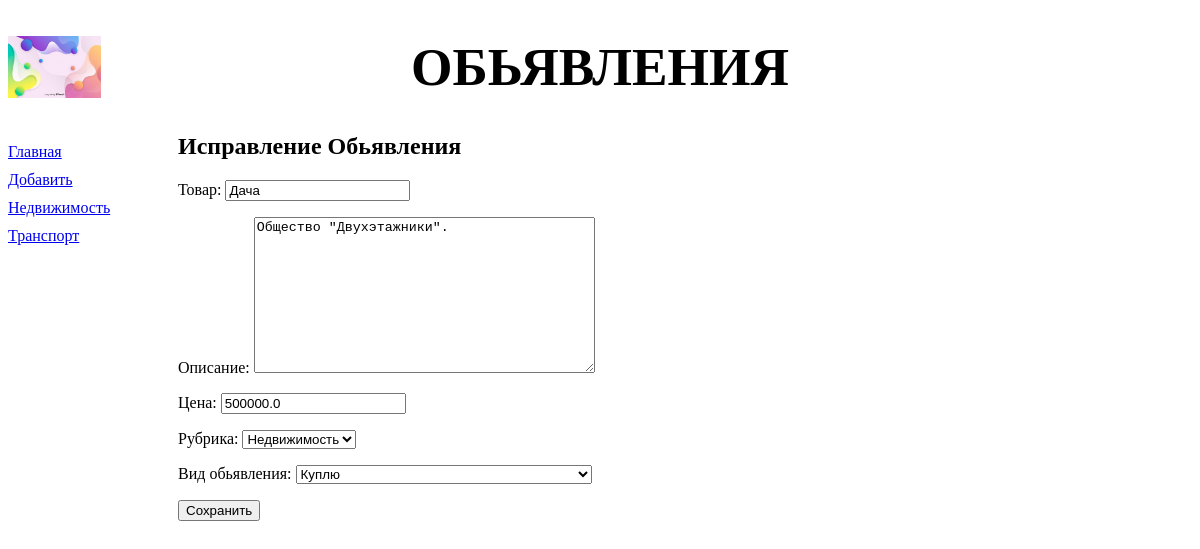
The app's page /bboard/update/1, older data.
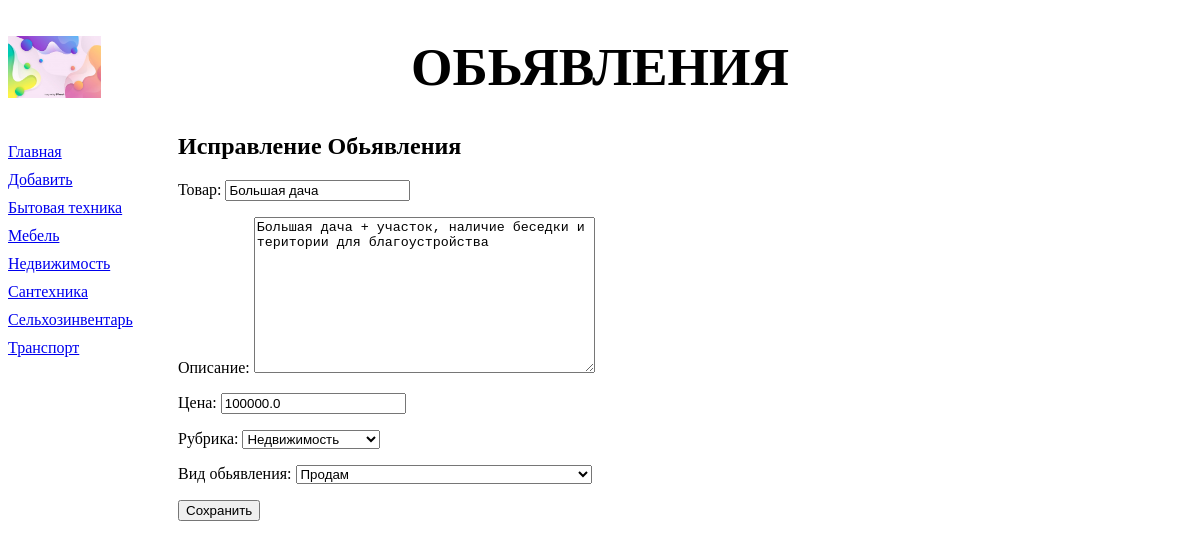
The same page, newer data.
### bboard/models.py (models this page shows)
class Rubric(models.Model):
    name = models.CharField(max_length=20, db_index=True, verbose_name='Название')
    objects = RubricManager()
    def __str__(self):
        return self.name
    class Meta:
        verbose_name_plural = 'Рубрики'
        verbose_name = 'Рубрика'
        ordering = ['name']

class Bb(models.Model):
    KINDS = (
        (None, 'Выберете разряд публикуемого обьявления'),
        ('b', 'Куплю'),
        ('s', 'Продам'),
        ('c', 'Обменяю')
    )
    title = models.CharField(max_length=50, verbose_name='Товар')
    content = models.TextField(null=True, blank=True, verbose_name='Описание')
    price = models.FloatField(null=True, blank=True, verbose_name='Цена')
    published = models.DateTimeField(auto_now_add=True, db_index=True, verbose_name='Опубликовано')
    rubric = models.ForeignKey('Rubric', null=True, on_delete=models.PROTECT, verbose_name='Рубрика')
    kind = models.CharField(max_length=1, choices=KINDS, default='b', verbose_name='Вид обьявления')
    objects = models.Manager()
    reverse = BbManager()
    class Meta:
        verbose_name_plural = 'Обьявления'
        verbose_name = 'Обьявление'
        ordering = ['-published']

### bboard/views.py (the view)
# urls.py: path('update/<int:pk>', BbEditView.as_view(), name='edit'),
class BbEditView(UpdateView):
    model = Bb
    form_class = BbForm
    success_url = reverse_lazy('index')
    def get_context_data(self, *args, **kwargs):
        context = super().get_context_data(*args, **kwargs)
        context['rubrics'] = Rubric.objects.all()
        return context

### bboard/forms.py
class BbForm(ModelForm):
    class Meta:
        model = Bb
        fields = ('title', 'content', 'price', 'rubric', 'kind')

### bboard/models.py (called while the page is built)
    def get_queryset(self):
        return RubricQuerySet(self.model, using=self._db)

### bboard/templates/bboard/bb_form.html (shortened to what this page needs)
{% extends 'layout/basic.html' %}
{% block content %}
<h1> Исправление Обьявления </h1>
<form method="post">
        {{ form.as_p }}
        <input type="submit" value="Сохранить">
</form>
{% endblock %}

### bboard/templates/layout/basic.html (shortened to what this page needs)
{% load static %}
<!DOCTYPE html>
<html>
    <head>
        <link rel="stylesheet" type="text/css"
        href="{% static 'bboard/style.css' %}">
    </head>
    <body>
        <header>
            <h1> Обьявления </h1>
        </header>
        <nav>
            <a href="{% url 'index' %}"> Главная </a>
            <a href="{% url 'add' %}"> Добавить </a>
            {% for rubric in rubrics %}
            <a href="{% url 'by_rubric' rubric.pk %}"> {{ rubric.name }} </a>
            {% endfor %}
        </nav>
        <section>
        {% block content %}
        {% endblock %}
        </section>
    </body>
    </head>
</html>

Row changes from the older to the newer data that the page shows:
added Rubric: name "Бытовая техника"
added Rubric: name "Мебель"
added Rubric: name "Сантехника"
added Rubric: name "Сельхозинвентарь"
changed Bb "Недвижимость": title "Дача" → "Большая дача"; content "Общество \"Двухэтажники\"." → "Большая дача + участок, наличие беседки и територии для благоустройства"; price "500000.0" → "100000.0"; kind "Куплю" → "Продам"
